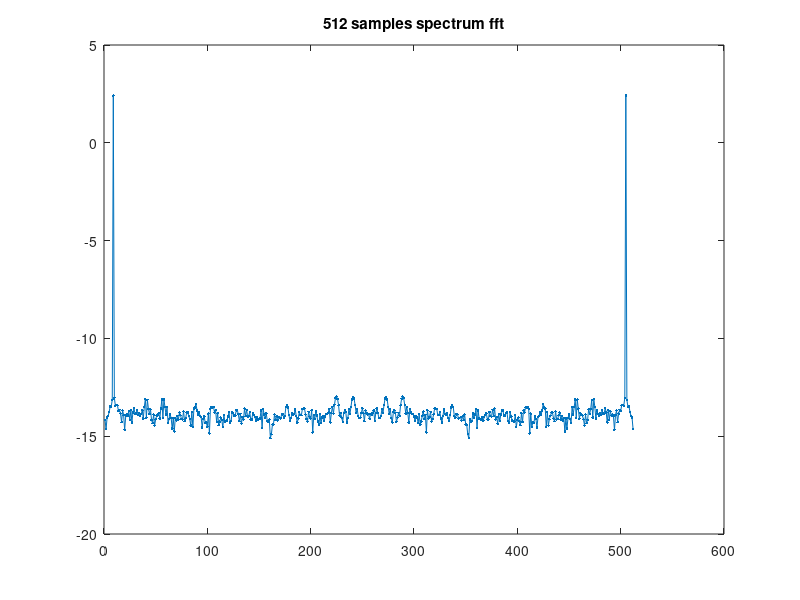
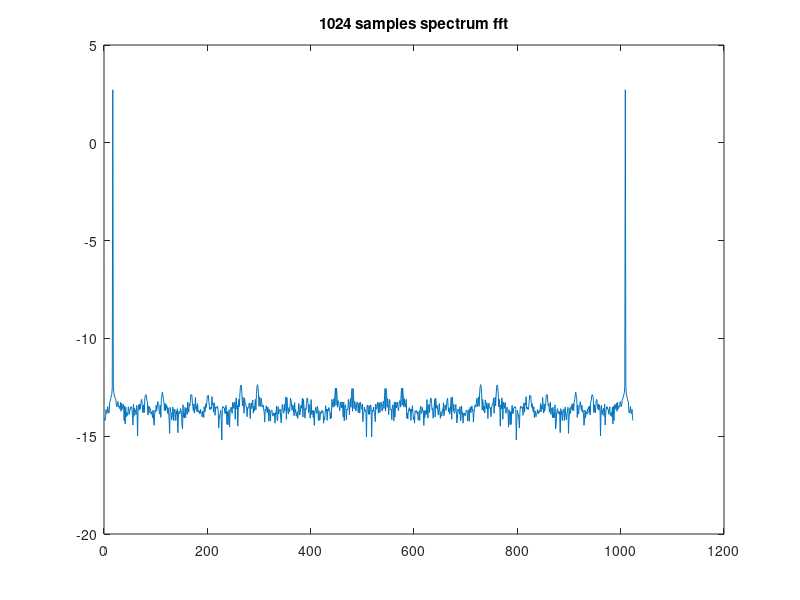
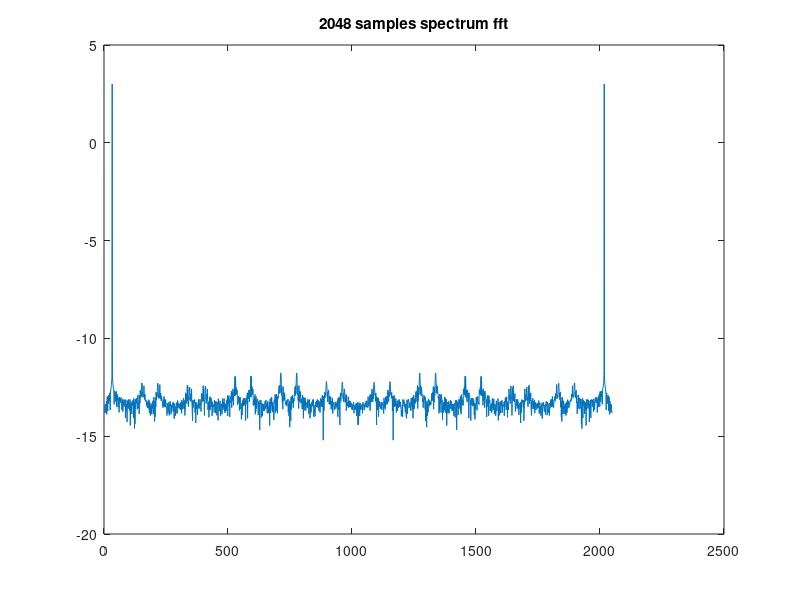
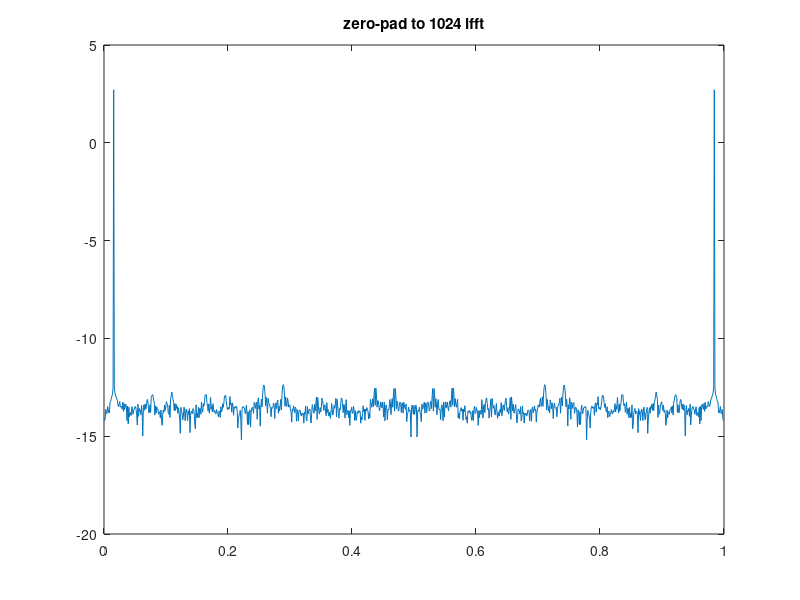

The MATLAB script that drew these images, in order:
clear all;  
%intial state
   N = 512; 
      %%Sine wave:
   Fn = 1/64;                    
   x1 = sin(2*pi*Fn*(1:N));
   figure(1); 
   plot(log10(abs(fft(x1))),'.-');
   title('512 samples spectrum fft');
   
    N = 1024; 
      %%Sine wave:
   Fn = 1/64;                    
   x2 = sin(2*pi*Fn*(1:N));
   figure(2); 
   plot(log10(abs(fft(x2))));
   title('1024 samples spectrum fft');
   
    N = 2048; 
      %%Sine wave:
   Fn = 1/64;                    
   x3 = sin(2*pi*Fn*(1:N));
   figure(3); 
   plot(log10(abs(fft(x3))));
   title('2048 samples spectrum fft');
   
   
   %zero-pad to 1024 ifft
    x4 = sin(2*pi*Fn*(1:N));
   Nfft=1024;
   X=fft(x4,Nfft);
   figure(4)
   plot((0:Nfft-1)/Nfft, log10(abs(X)));
    title('zero-pad to 1024 ifft');
    
     %zero-pad to 2048 ifft
      x5 = sin(2*pi*Fn*(1:N));
   Nfft=2048;
   X=fft(x5,Nfft);
   figure(5)
   plot((0:Nfft-1)/Nfft, log10(abs(X)));